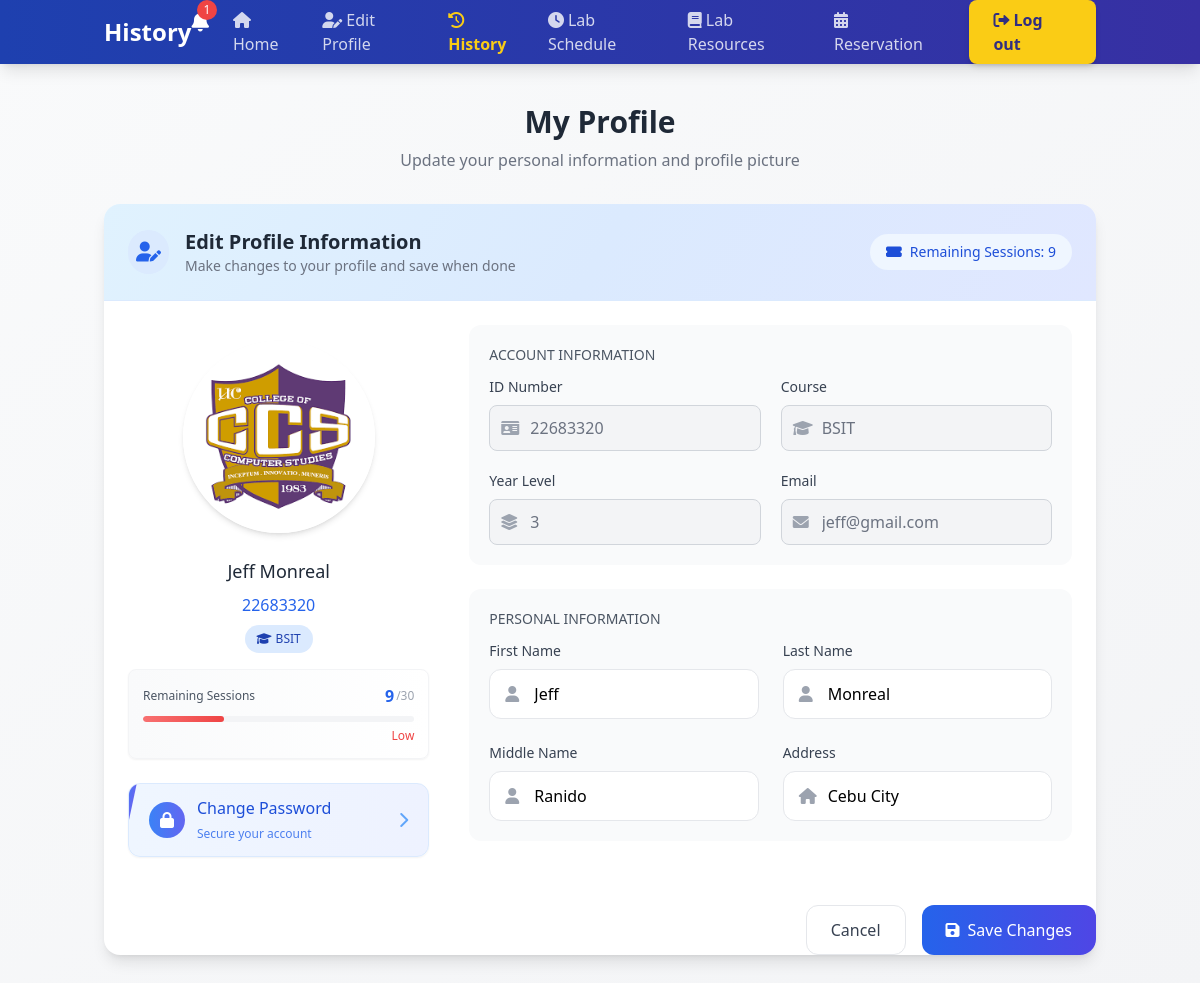
The page /edit_profile.php (signed in) on the database its author committed.
### tables this page shows
CREATE TABLE `users` (
  `ID` int(11) NOT NULL,
  `ID_NUMBER` int(11) NOT NULL,
  `LASTNAME` varchar(50) NOT NULL,
  `FIRSTNAME` varchar(50) NOT NULL,
  `MIDDLENAME` varchar(50) DEFAULT NULL,
  `COURSE` varchar(100) DEFAULT NULL,
  `YEAR` int(11) DEFAULT NULL,
  `USERNAME` varchar(50) NOT NULL,
  `PASSWORD` varchar(100) NOT NULL,
  `EMAIL` varchar(100) NOT NULL,
  `ADDRESS` varchar(30) DEFAULT NULL,
  `SESSION` int(11) DEFAULT 30,
  `IMAGE` varchar(100) DEFAULT NULL,
  `CREATED_AT` timestamp NOT NULL DEFAULT current_timestamp(),
  `user_type` enum('student','admin') NOT NULL DEFAULT 'student',
  `POINTS` int(11) DEFAULT 0,
  `current_points` int(11) DEFAULT 0,
  `total_points_earned` int(11) DEFAULT 0,
  `sessions_earned` int(11) DEFAULT 0
);

### edit_profile.php (the view, shortened to what the rows shown need)
<?php
$host = 'localhost';
$username = 'root';
$password = '';
$dbname = 'ccs-sit-in';
$conn = new mysqli($host, $username, $password, $dbname);
$user = $_SESSION['username'];
$stmt = $conn->prepare("SELECT ID_NUMBER, LASTNAME, FIRSTNAME, MIDDLENAME, COURSE, YEAR, EMAIL, ADDRESS, IMAGE, SESSION FROM users WHERE USERNAME = ?");
$stmt->bind_param("s", $user);
$stmt->execute();
$stmt->bind_result($IDNO, $lName, $fName, $MdName, $Course, $Yrlevel, $email, $address, $profile_image, $sessions);
?>
<!DOCTYPE html>
<html lang="en">
<head>
    <script src="https://cdn.tailwindcss.com"></script>
    <link href="https://cdnjs.cloudflare.com/ajax/libs/font-awesome/6.0.0-beta3/css/all.min.css" rel="stylesheet">
</head>
<body class="bg-gradient-to-br from-gray-50 to-gray-100 min-h-screen">
    <header class="bg-gradient-to-r from-blue-800 to-indigo-800 shadow-lg">
        <div class="container mx-auto px-4">
            <nav class="flex items-center justify-between h-16">
                <h2 class="text-2xl font-bold text-white">History</h2>
            </nav>
        </div>
    </header>
    <div class="container mx-auto px-4 py-10 max-w-5xl">
        <div class="text-center mb-8">
            <h1 class="text-3xl font-bold text-gray-800">My Profile</h1>
        </div>
        <div class="bg-white rounded-2xl shadow-lg custom-shadow overflow-hidden">
            <div class="profile-gradient p-6 border-b border-blue-100 flex items-center justify-between">
                <div class="flex items-center">
                    <div class="ml-4">
                        <h2 class="text-xl font-semibold text-gray-800">Edit Profile Information</h2>
                    </div>
                </div>
                <div class="hidden sm:block">
                    <div class="flex items-center px-4 py-2 bg-blue-50 rounded-full text-blue-700 text-sm">
                        <i class="fas fa-ticket-alt mr-2"></i>
                        <span class="font-medium">Remaining Sessions: <?php echo $sessions; ?></span>
                    </div>
                </div>
            </div>
            <form method="POST" action="" enctype="multipart/form-data" class="space-y-6">
                <div class="p-6">
                    <div class="flex flex-col md:flex-row gap-10">
                        <div class="md:w-1/3 flex flex-col items-center">
                            <div class="text-center space-y-2">
                                <h3 class="font-medium text-lg text-gray-800">
                                    <?php echo htmlspecialchars($fName . ' ' . $lName); ?>
                                </h3>
                                <p class="text-blue-600 font-medium"><?php echo htmlspecialchars($IDNO); ?></p>
                                <div class="flex justify-center mt-4">
                                    <span class="inline-flex items-center px-3 py-1.5 rounded-full text-xs font-medium bg-blue-100 text-blue-800">
                                        <i class="fas fa-graduation-cap mr-1"></i> <?php echo htmlspecialchars($Course); ?>
                                    </span>
                                </div>
                            </div>
                            <div class="mt-4 w-full bg-gradient-to-r from-gray-50 to-white rounded-lg p-3.5 shadow-sm border border-gray-100">
                                <?php
                                    $max_sessions = 30;
                                    $current = intval($sessions);
                                    $percentage = min(100, ($current / $max_sessions) * 100);
                                    if ($percentage > 60) {
                                        $gradient = 'from-blue-400 to-blue-500';
                                        $status = 'Good';
                                        $status_color = 'text-blue-500';
                                    } else if ($percentage > 30) {
                                        $gradient = 'from-yellow-400 to-yellow-500';
                                        $status = 'Medium';
                                        $status_color = 'text-yellow-500';
                                    } else {
                                        $status = 'Low';
                                        $status_color = 'text-red-500';
                                    }
                                ?>
                                <div class="flex justify-between items-center mb-2">
                                    <div class="flex items-center">
                                        <span class="font-semibold text-blue-600"><?php echo $sessions; ?></span>
                                        <span class="text-gray-400 text-xs ml-0.5">/30</span>
                                    </div>
                                </div>
                                <div class="flex justify-between mt-1.5">
                                    <div class="text-xs font-medium <?php echo $status_color; ?>">
                                        <?php echo $status; ?>
                                    </div>
                                </div>
                            </div>
                        </div>
                        <div class="md:w-2/3">
                            <div class="bg-gray-50 p-5 rounded-xl mb-6">
                                <div class="grid grid-cols-1 md:grid-cols-2 gap-5">
                                    <div>
                                        <div class="relative">
                                            <div class="absolute inset-y-0 left-0 pl-3 flex items-center pointer-events-none">
                                            </div>
                                            <input type="text" value="<?php echo htmlspecialchars($IDNO); ?>"
                                                class="w-full pl-10 pr-4 py-2.5 border border-gray-300 rounded-lg bg-gray-100 text-gray-500" readonly>
                                        </div>
                                    </div>
                                    <div>
                                        <div class="relative">
                                            <div class="absolute inset-y-0 left-0 pl-3 flex items-center pointer-events-none">
                                            </div>
                                            <input type="text" value="<?php echo htmlspecialchars($Course); ?>"
                                                class="w-full pl-10 pr-4 py-2.5 border border-gray-300 rounded-lg bg-gray-100 text-gray-500" readonly>
                                        </div>
                                    </div>
                                    <div>
                                        <div class="relative">
                                            <div class="absolute inset-y-0 left-0 pl-3 flex items-center pointer-events-none">
                                            </div>
                                            <input type="text" value="<?php echo htmlspecialchars($Yrlevel); ?>"
                                                class="w-full pl-10 pr-4 py-2.5 border border-gray-300 rounded-lg bg-gray-100 text-gray-500" readonly>
                                        </div>
                                    </div>
                                    <div>
                                        <div class="relative">
                                            <div class="absolute inset-y-0 left-0 pl-3 flex items-center pointer-events-none">
                                            </div>
                                            <input type="email" value="<?php echo htmlspecialchars($email); ?>"
                                                class="w-full pl-10 pr-4 py-2.5 border border-gray-300 rounded-lg bg-gray-100 text-gray-500" readonly>
                                        </div>
                                    </div>
                                </div>
                            </div>
                            <div class="bg-gray-50 p-5 rounded-xl">
                                <div class="grid grid-cols-1 md:grid-cols-2 gap-6">
                                    <div>
                                        <div class="relative group">
                                            <div class="absolute inset-y-0 left-0 pl-4 flex items-center pointer-events-none">
                                            </div>
                                            <input type="text" name="firstname" value="<?php echo htmlspecialchars($fName); ?>"
                                                class="block w-full pl-11 pr-4 py-3 rounded-xl border border-gray-200 focus:border-indigo-500 focus:ring-2 focus:ring-indigo-200 transition-all" required>
                                        </div>
                                    </div>
                                    <div>
                                        <div class="relative group">
                                            <div class="absolute inset-y-0 left-0 pl-4 flex items-center pointer-events-none">
                                            </div>
                                            <input type="text" name="lastname" value="<?php echo htmlspecialchars($lName); ?>"
                                                class="block w-full pl-11 pr-4 py-3 rounded-xl border border-gray-200 focus:border-indigo-500 focus:ring-2 focus:ring-indigo-200 transition-all" required>
                                        </div>
                                    </div>
                                    <div>
                                        <div class="relative group">
                                            <div class="absolute inset-y-0 left-0 pl-4 flex items-center pointer-events-none">
                                            </div>
                                            <input type="text" name="middlename" value="<?php echo htmlspecialchars($MdName); ?>"
                                                class="block w-full pl-11 pr-4 py-3 rounded-xl border border-gray-200 focus:border-indigo-500 focus:ring-2 focus:ring-indigo-200 transition-all" required>
                                        </div>
                                    </div>
                                    <div>
                                        <div class="relative group">
                                            <div class="absolute inset-y-0 left-0 pl-4 flex items-center pointer-events-none">
                                            </div>
                                            <input type="text" name="address" value="<?php echo htmlspecialchars($address); ?>"
                                                class="block w-full pl-11 pr-4 py-3 rounded-xl border border-gray-200 focus:border-indigo-500 focus:ring-2 focus:ring-indigo-200 transition-all" required>
                                        </div>
                                    </div>
                                </div>
                            </div>
                        </div>
                    </div>
                </div>
            </form>
        </div>
    </div>
</body>
</html>

### rows shown on the page
users: SESSION "9", FIRSTNAME+LASTNAME "Jeff Monreal", ID_NUMBER "22683320", COURSE "BSIT", SESSION "Low", YEAR "3", EMAIL "jeff@gmail.com", firstname "Jeff", lastname "Monreal", middlename "Ranido", address "Cebu City"

### other values the page prints
$count "1"
